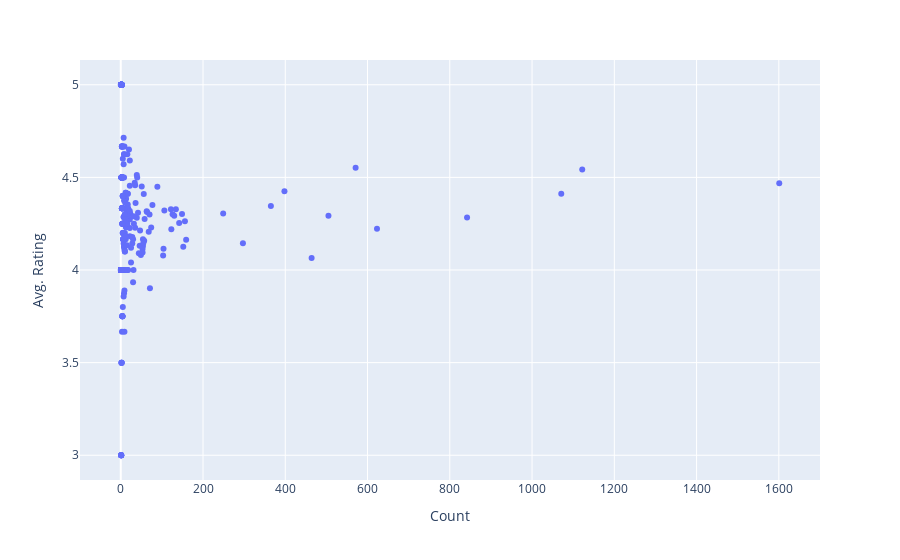

Write notebook code for a chart like this one.
### Markdown cell above
Based on the above histogram, we can see that, outside of a few power contributor, the majority of contributors only have a few recipes on the website.

Let's create a scatterplot of number of recipes vs. average rating. However, I'm going to exclude recipes with zero reviews.

### Code cell
recipe_information_scatter = recipe_information.loc[recipe_information['Recipe Review Count'] > 0, :]
recipe_by_author_scatter = recipe_information_scatter.groupby('Recipe Author').agg({'Recipe Name':'count', 'Recipe Rating': 'mean'}).reset_index().rename(columns={'Recipe Name':'Count', 'Recipe Rating':'Avg. Rating'})
fig_scatter = px.scatter(recipe_by_author_scatter, x='Count', y='Avg. Rating', hover_name = 'Recipe Author')
fig_scatter.show()

### Figure 1 — Plotly figure (JSON) as saved in the notebook; plotly's stock layout.template omitted (floating-point values rounded to 4 significant figures; data arrays with more than 128 entries replaced by an {"elided": "..."} marker saying what was removed)
{"data": [{"hoverlabel": {"namelength": 0}, "hovertemplate": "<b>%{hovertext}</b><br><br>Count=%{x}<br>Avg. Rating=%{y}", "hovertext": {"elided": "423 str values"}, "legendgroup": "", "marker": {"color": "#636efa", "symbol": "circle"}, "mode": "markers", "name": "", "showlegend": false, "type": "scatter", "x": {"elided": "423 int values"}, "xaxis": "x", "y": {"elided": "423 float values"}, "yaxis": "y"}], "layout": {"legend": {"tracegroupgap": 0}, "margin": {"t": 60}, "xaxis": {"anchor": "y", "domain": [0, 1], "title": {"text": "Count"}}, "yaxis": {"anchor": "x", "domain": [0, 1], "title": {"text": "Avg. Rating"}}}}
